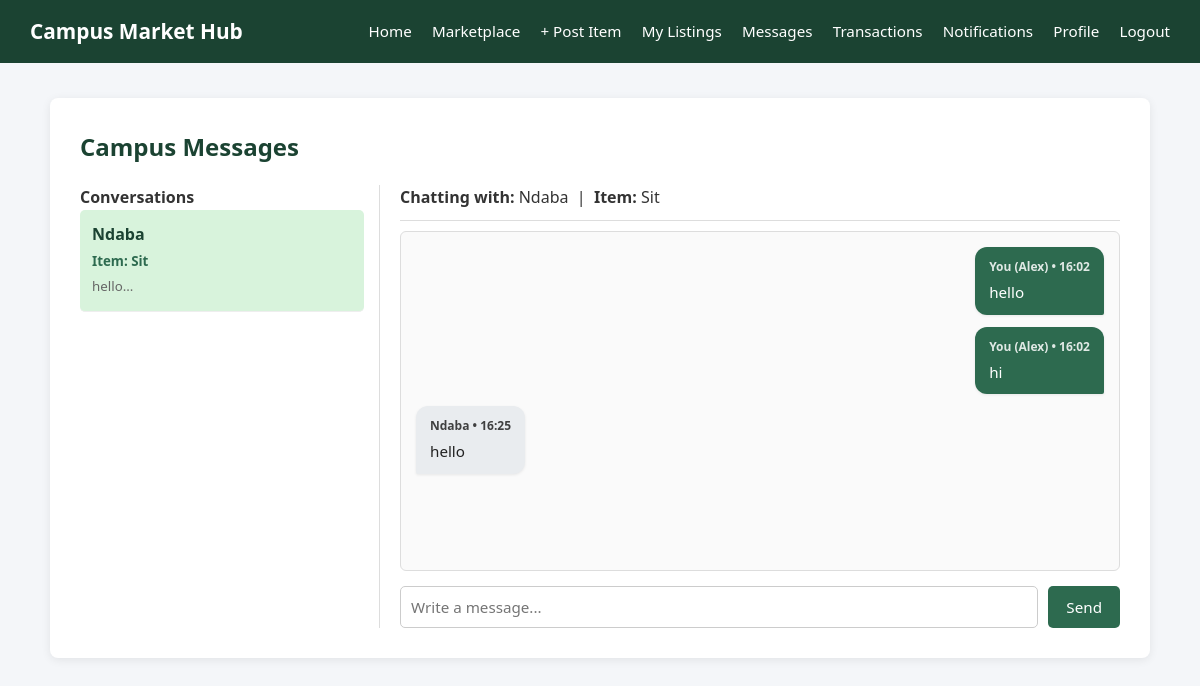
The app's page /messages.php?product_id=1&receiver_id=3 (signed in) with its own data.
### tables this page shows
CREATE TABLE `users` (
  `user_id` int(11) NOT NULL,
  `full_name` varchar(100) NOT NULL,
  `reg_or_staff_no` varchar(50) NOT NULL,
  `email` varchar(100) NOT NULL,
  `phone_number` varchar(20) NOT NULL,
  `password` varchar(255) NOT NULL,
  `role` enum('student','admin') DEFAULT 'student',
  `student_id_card` varchar(255) DEFAULT NULL,
  `is_verified` tinyint(1) DEFAULT 0,
  `created_at` timestamp NOT NULL DEFAULT current_timestamp()
);

CREATE TABLE `products` (
  `product_id` int(11) NOT NULL,
  `user_id` int(11) NOT NULL,
  `category_id` int(11) NOT NULL,
  `product_name` varchar(150) NOT NULL,
  `description` text NOT NULL,
  `listing_type` enum('Sell','Exchange','Donate') DEFAULT 'Sell',
  `price` decimal(10,2) DEFAULT 0.00,
  `product_image` varchar(255) NOT NULL,
  `status` enum('Available','Sold','Exchanged','Donated') DEFAULT 'Available',
  `views_count` int(11) DEFAULT 0,
  `date_posted` timestamp NOT NULL DEFAULT current_timestamp()
);

CREATE TABLE `messages` (
  `message_id` int(11) NOT NULL,
  `sender_id` int(11) NOT NULL,
  `receiver_id` int(11) NOT NULL,
  `product_id` int(11) NOT NULL,
  `message_text` text NOT NULL,
  `date_sent` timestamp NOT NULL DEFAULT current_timestamp()
);

### messages.php (the view, shortened to what this page needs)
<?php
require_once 'config/db.php';
$user_id     = (int)$_SESSION['user_id'];
$product_id  = (int)($_GET['product_id'] ?? 0);
$receiver_id = (int)($_GET['receiver_id'] ?? 0);
$all_msgs_stmt = $pdo->prepare("
    SELECT m.*, p.product_name,
           s.full_name AS sender_name,
           r.full_name AS receiver_name
    FROM messages m
    JOIN products p ON m.product_id = p.product_id
    JOIN users s ON m.sender_id = s.user_id
    JOIN users r ON m.receiver_id = r.user_id
    WHERE m.sender_id = ? OR m.receiver_id = ?
    ORDER BY m.date_sent DESC
");
$all_msgs_stmt->execute([$user_id, $user_id]);
$all_user_msgs = $all_msgs_stmt->fetchAll();
$threads = [];
foreach ($all_user_msgs as $m) {
    $other_id   = ($m['sender_id'] == $user_id) ? $m['receiver_id'] : $m['sender_id'];
    $other_name = ($m['sender_id'] == $user_id) ? $m['receiver_name'] : $m['sender_name'];
    $key        = $m['product_id'] . '_' . $other_id;
    if (!isset($threads[$key])) {
        $threads[$key] = [
            'product_id'      => $m['product_id'],
            'product_name'    => $m['product_name'],
            'other_user_id'   => $other_id,
            'other_user_name' => $other_name,
            'last_message'    => $m['message_text']
        ];
    }
}
$chat_messages  = [];
$active_product = null;
$active_partner = null;
if ($product_id > 0 && $receiver_id > 0) {
    $p_stmt = $pdo->prepare("SELECT product_name FROM products WHERE product_id = ?");
    $p_stmt->execute([$product_id]);
    $active_product = $p_stmt->fetch();
    $u_stmt = $pdo->prepare("SELECT full_name FROM users WHERE user_id = ?");
    $u_stmt->execute([$receiver_id]);
    $active_partner = $u_stmt->fetch();
    $chat_stmt = $pdo->prepare("
        SELECT m.*, u.full_name AS sender_name
        FROM messages m
        JOIN users u ON m.sender_id = u.user_id
        WHERE m.product_id = ?
          AND ((m.sender_id = ? AND m.receiver_id = ?) OR (m.sender_id = ? AND m.receiver_id = ?))
        ORDER BY m.date_sent ASC
    ");
    $chat_stmt->execute([$product_id, $user_id, $receiver_id, $receiver_id, $user_id]);
    $chat_messages = $chat_stmt->fetchAll();
}
?>
<!DOCTYPE html>
<html lang="en">
<head>
    <link rel="stylesheet" href="assets/style.css">
</head>
<body>
<div class="navbar">
    <h1>Campus Market Hub</h1>
    <div>
        <a href="index.php">Home</a>
        <a href="student_dashboard.php">Marketplace</a>
        <a href="add_product.php">+ Post Item</a>
        <a href="my_listings.php">My Listings</a>
        <a href="messages.php">Messages</a>
        <a href="transactions.php">Transactions</a>
        <a href="notifications.php">Notifications</a>
        <a href="profile.php">Profile</a>
        <a href="logout.php">Logout</a>
    </div>
</div>
<div class="container wide">
    <h2>Campus Messages</h2>
    <div style="display: grid; grid-template-columns: 300px 1fr; gap: 20px; min-height: 430px;">
        <div style="border-right: 1px solid #ddd; padding-right: 15px;">
            <h4>Conversations</h4>
            <?php foreach ($threads as $t): ?>
                <div style="padding: 12px; border-bottom: 1px solid #eee; border-radius: 5px; background: <?= ($t['product_id'] == $product_id && $t['other_user_id'] == $receiver_id) ? '#d8f3dc' : '#fff' ?>;">
                    <a href="messages.php?product_id=<?= $t['product_id'] ?>&receiver_id=<?= $t['other_user_id'] ?>" style="text-decoration:none; color:#1b4332; font-weight:bold; display:block;">
                        <?= htmlspecialchars($t['other_user_name']) ?>
                    </a>
                    <small style="color:#2d6a4f; font-weight:600;">Item: <?= htmlspecialchars($t['product_name']) ?></small><br>
                    <small style="color:#666;"><?= htmlspecialchars(substr($t['last_message'], 0, 35)) ?>...</small>
                </div>
            <?php endforeach; ?>
        </div>
        <div>
            <?php if ($active_product && $active_partner): ?>
                <div style="padding-bottom:10px; margin-bottom:10px; border-bottom:1px solid #ddd;">
                    <strong>Chatting with:</strong> <?= htmlspecialchars($active_partner['full_name']) ?> &nbsp;|&nbsp;
                    <strong>Item:</strong> <?= htmlspecialchars($active_product['product_name']) ?>
                </div>
                <div class="chat-box" id="chat-box">
                    <?php if (empty($chat_messages)): ?>
                        <p style="color:#777; text-align:center; margin-top:40px;">No messages yet. Send a message below to start the conversation.</p>
                    <?php else: ?>
                        <?php foreach ($chat_messages as $msg): ?>
                            <?php $is_me = ((int)$msg['sender_id'] === $user_id); ?>
                            <div class="msg-row <?= $is_me ? 'sent' : 'received' ?>">
                                <div class="msg-bubble">
                                    <span class="msg-meta">
                                        <?= $is_me ? 'You (' . htmlspecialchars($_SESSION['full_name']) . ')' : htmlspecialchars($msg['sender_name']) ?>
                                        &bull; <?= date('H:i', strtotime($msg['date_sent'])) ?>
                                    </span>
                                    <?= nl2br(htmlspecialchars($msg['message_text'])) ?>
                                </div>
                            </div>
                        <?php endforeach; ?>
                    <?php endif; ?>
                </div>
                <form method="POST" style="display:flex; gap:10px;">
                    <input type="text" name="message_text" placeholder="Write a message..." required style="margin-top:0;">
                    <button type="submit" name="send_message" style="margin-top:0;">Send</button>
                </form>
            <?php else: ?>
                <p style="color:#666; margin-top:60px; text-align:center;">Select a conversation on the left to view or reply to messages.</p>
            <?php endif; ?>
        </div>
    </div>
</div>
</body>
</html>

### assets/style.css (style rules this page uses)
* { box-sizing: border-box; margin: 0; padding: 0; font-family: 'Segoe UI', Tahoma, Geneva, Verdana, sans-serif; }
body { background-color: #f4f6f9; color: #333; line-height: 1.6; }
.navbar { background-color: #1b4332; color: #fff; padding: 15px 30px; display: flex; justify-content: space-between; align-items: center; flex-wrap: wrap; }
.navbar h1 { font-size: 1.3rem; }
.navbar a { color: #fff; text-decoration: none; margin-left: 16px; font-size: 0.95rem; }
.container { max-width: 500px; margin: 35px auto; background: #fff; padding: 30px; border-radius: 8px; box-shadow: 0 2px 10px rgba(0, 0, 0, 0.08); }
.container.wide { max-width: 1100px; }
h2, h3 { color: #1b4332; margin-bottom: 18px; }
input[type="text"], input[type="email"], input[type="password"], input[type="number"], input[type="file"], select, textarea { width: 100%; padding: 10px; margin-top: 5px; border: 1px solid #ccc; border-radius: 5px; font-size: 0.95rem; }
button, .btn { display: inline-block; background-color: #2d6a4f; color: #fff; border: none; padding: 10px 18px; margin-top: 18px; border-radius: 5px; cursor: pointer; font-size: 0.95rem; text-decoration: none; text-align: center; }
.chat-box { border: 1px solid #ddd; border-radius: 6px; padding: 15px; height: 340px; overflow-y: auto; background: #fafafa; margin-bottom: 15px; display: flex; flex-direction: column; gap: 12px; }
.msg-row { display: flex; width: 100%; }
.msg-row.sent { justify-content: flex-end; }
.msg-row.received { justify-content: flex-start; }
.msg-bubble { max-width: 72%; padding: 10px 14px; border-radius: 12px; font-size: 0.95rem; box-shadow: 0 1px 3px rgba(0,0,0,0.08); }
.msg-row.sent .msg-bubble { background-color: #2d6a4f; color: #fff; border-bottom-right-radius: 2px; }
.msg-row.received .msg-bubble { background-color: #e9ecef; color: #222; border-bottom-left-radius: 2px; }
.msg-meta { display: block; font-size: 0.75rem; margin-bottom: 4px; opacity: 0.85; font-weight: 600; }

### records on screen
users: full_name "Ndaba"
products: product_name "Sit"
messages: date_sent "16:02", message_text "hello"
messages: date_sent "16:02", message_text "hi"
messages: sender.full_name "Ndaba", date_sent "16:25", message_text "hello"

### other values on screen
$t['other_user_name'] "Ndaba"
$t['product_name'] "Sit"
substr($t['last_message'], 0, 35) "hello"
